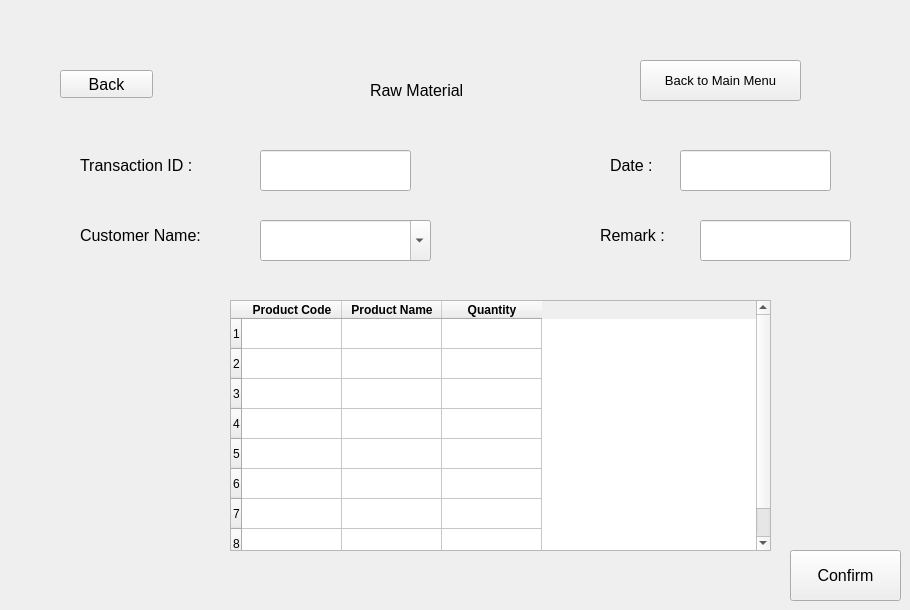
    <widget class="QWidget" name="rm_add">
     <widget class="QLineEdit" name="date">
      <property name="geometry">
       <rect>
        <x>680</x>
        <y>150</y>
        <width>151</width>
        <height>41</height>
       </rect>
      </property>
      <property name="font">
       <font>
        <pointsize>12</pointsize>
       </font>
      </property>
     </widget>
     <widget class="QTableWidget" name="rm_addtable">
      <property name="geometry">
       <rect>
        <x>230</x>
        <y>300</y>
        <width>541</width>
        <height>251</height>
       </rect>
      </property>
      <property name="rowCount">
       <number>8</number>
      </property>
      <property name="columnCount">
       <number>3</number>
      </property>
      <row/>
      <row/>
      <row/>
      <row/>
      <row/>
      <row/>
      <row/>
      <row/>
      <column>
       <property name="text">
        <string>Product Code</string>
       </property>
       <property name="font">
        <font>
         <weight>75</weight>
         <bold>true</bold>
        </font>
       </property>
      </column>
      <column>
       <property name="text">
        <string>Product Name</string>
       </property>
       <property name="font">
        <font>
         <weight>75</weight>
         <bold>true</bold>
        </font>
       </property>
      </column>
      <column>
       <property name="text">
        <string>Quantity</string>
       </property>
       <property name="font">
        <font>
         <weight>75</weight>
         <bold>true</bold>
        </font>
       </property>
      </column>
      <item row="0" column="1">
       <property name="text">
        <string/>
       </property>
       <property name="flags">
        <set>ItemIsSelectable|ItemIsDragEnabled|ItemIsEnabled</set>
       </property>
      </item>
      <item row="1" column="1">
       <property name="text">
        <string/>
       </property>
       <property name="flags">
        <set>ItemIsSelectable|ItemIsDragEnabled|ItemIsEnabled</set>
       </property>
      </item>
      <item row="2" column="1">
       <property name="text">
        <string/>
       </property>
       <property name="flags">
        <set>ItemIsSelectable|ItemIsDragEnabled|ItemIsEnabled</set>
       </property>
      </item>
      <item row="3" column="1">
       <property name="text">
        <string/>
       </property>
       <property name="flags">
        <set>ItemIsSelectable|ItemIsDragEnabled|ItemIsEnabled</set>
       </property>
      </item>
      <item row="4" column="1">
       <property name="text">
        <string/>
       </property>
       <property name="flags">
        <set>ItemIsSelectable|ItemIsDragEnabled|ItemIsEnabled</set>
       </property>
      </item>
      <item row="5" column="1">
       <property name="text">
        <string/>
       </property>
       <property name="flags">
        <set>ItemIsSelectable|ItemIsDragEnabled|ItemIsEnabled</set>
       </property>
      </item>
      <item row="6" column="1">
       <property name="text">
        <string/>
       </property>
       <property name="flags">
        <set>ItemIsSelectable|ItemIsDragEnabled|ItemIsEnabled</set>
       </property>
      </item>
      <item row="7" column="1">
       <property name="text">
        <string/>
       </property>
       <property name="flags">
        <set>ItemIsSelectable|ItemIsDragEnabled|ItemIsEnabled</set>
       </property>
      </item>
     </widget>
     <widget class="QLabel" name="label_8">
      <property name="geometry">
       <rect>
        <x>610</x>
        <y>140</y>
        <width>71</width>
        <height>51</height>
       </rect>
      </property>
      <property name="font">
       <font>
        <pointsize>12</pointsize>
       </font>
      </property>
      <property name="text">
       <string>Date :</string>
      </property>
     </widget>
     <widget class="QLabel" name="label_9">
      <property name="geometry">
       <rect>
        <x>600</x>
        <y>210</y>
        <width>101</width>
        <height>51</height>
       </rect>
      </property>
      <property name="font">
       <font>
        <pointsize>12</pointsize>
       </font>
      </property>
      <property name="text">
       <string>Remark :</string>
      </property>
     </widget>
     <widget class="QComboBox" name="rm_customer">
      <property name="geometry">
       <rect>
        <x>260</x>
        <y>220</y>
        <width>171</width>
        <height>41</height>
       </rect>
      </property>
      <property name="font">
       <font>
        <pointsize>12</pointsize>
       </font>
      </property>
      <property name="editable">
       <bool>true</bool>
      </property>
      <item>
       <property name="text">
        <string/>
       </property>
      </item>
      <item>
       <property name="text">
        <string>Rajesh</string>
       </property>
      </item>
      <item>
       <property name="text">
        <string>Nishit</string>
       </property>
      </item>
      <item>
       <property name="text">
        <string>Nilay</string>
       </property>
      </item>
      <item>
       <property name="text">
        <string>Parth</string>
       </property>
      </item>
     </widget>
     <widget class="QLineEdit" name="rm_transaction_id">
      <property name="geometry">
       <rect>
        <x>260</x>
        <y>150</y>
        <width>151</width>
        <height>41</height>
       </rect>
      </property>
      <property name="font">
       <font>
        <pointsize>12</pointsize>
       </font>
      </property>
     </widget>
     <widget class="QPushButton" name="back_add_rm_3">
      <property name="geometry">
       <rect>
        <x>60</x>
        <y>70</y>
        <width>93</width>
        <height>28</height>
       </rect>
      </property>
      <property name="font">
       <font>
        <pointsize>12</pointsize>
       </font>
      </property>
      <property name="text">
       <string>Back</string>
      </property>
     </widget>
     <widget class="QPushButton" name="rm_confirm">
      <property name="geometry">
       <rect>
        <x>790</x>
        <y>550</y>
        <width>111</width>
        <height>51</height>
       </rect>
      </property>
      <property name="font">
       <font>
        <pointsize>12</pointsize>
       </font>
      </property>
      <property name="text">
       <string>Confirm</string>
      </property>
     </widget>
     <widget class="QLabel" name="label_10">
      <property name="geometry">
       <rect>
        <x>80</x>
        <y>140</y>
        <width>161</width>
        <height>51</height>
       </rect>
      </property>
      <property name="font">
       <font>
        <pointsize>12</pointsize>
       </font>
      </property>
      <property name="text">
       <string>Transaction ID : </string>
      </property>
     </widget>
     <widget class="QPushButton" name="pushButton_3">
      <property name="geometry">
       <rect>
        <x>640</x>
        <y>60</y>
        <width>161</width>
        <height>41</height>
       </rect>
      </property>
      <property name="font">
       <font>
        <pointsize>10</pointsize>
       </font>
      </property>
      <property name="text">
       <string>Back to Main Menu</string>
      </property>
     </widget>
     <widget class="QLabel" name="label_11">
      <property name="geometry">
       <rect>
        <x>80</x>
        <y>210</y>
        <width>161</width>
        <height>51</height>
       </rect>
      </property>
      <property name="font">
       <font>
        <pointsize>12</pointsize>
       </font>
      </property>
      <property name="text">
       <string>Customer Name:</string>
      </property>
     </widget>
     <widget class="QLabel" name="label_12">
      <property name="geometry">
       <rect>
        <x>370</x>
        <y>70</y>
        <width>151</width>
        <height>41</height>
       </rect>
      </property>
      <property name="font">
       <font>
        <pointsize>12</pointsize>
       </font>
      </property>
      <property name="text">
       <string>Raw Material</string>
      </property>
     </widget>
     <widget class="QLineEdit" name="rw_remark">
      <property name="geometry">
       <rect>
        <x>700</x>
        <y>220</y>
        <width>151</width>
        <height>41</height>
       </rect>
      </property>
      <property name="font">
       <font>
        <pointsize>12</pointsize>
       </font>
      </property>
     </widget>
    </widget>
